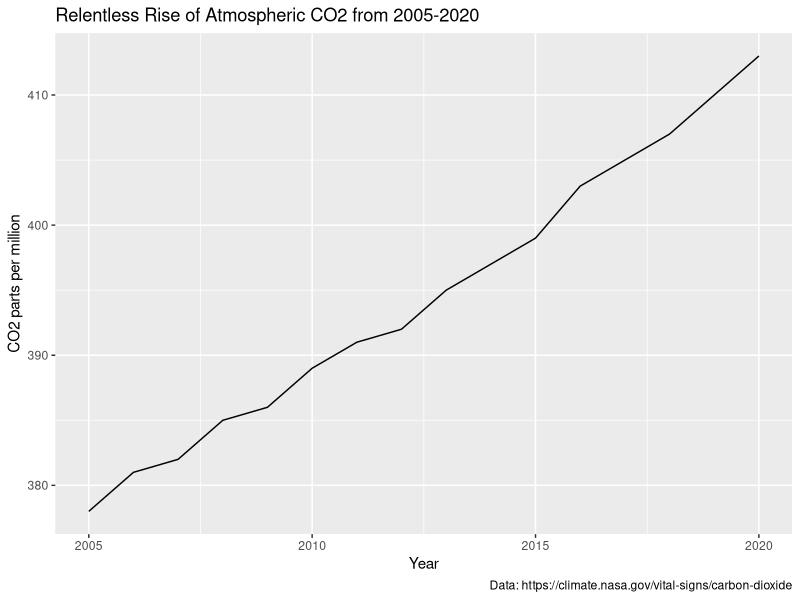
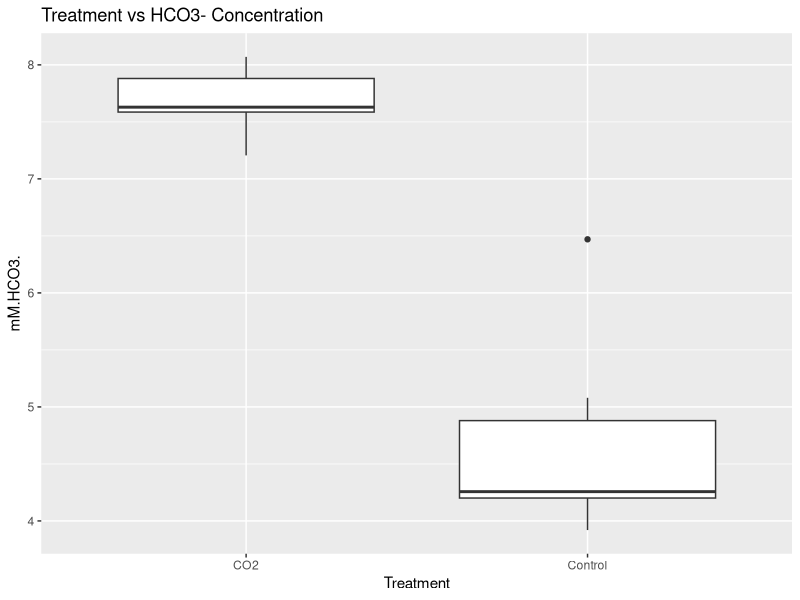
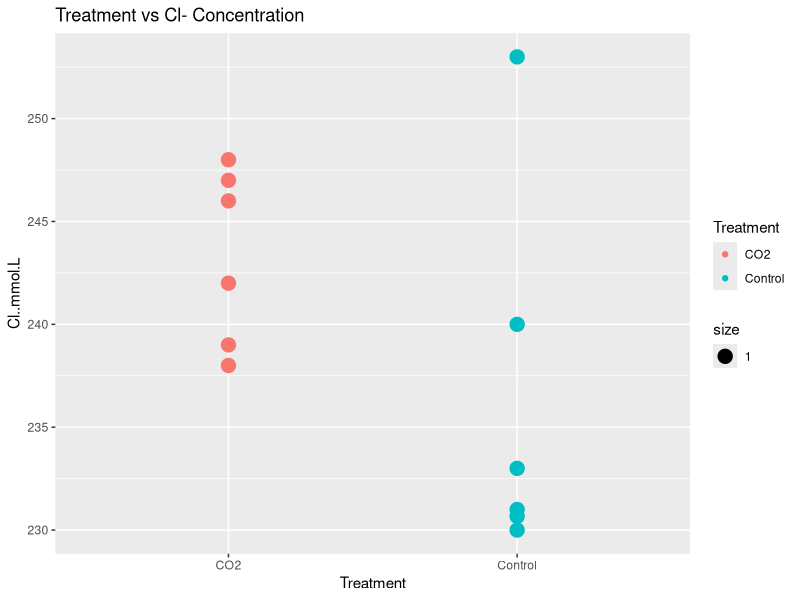
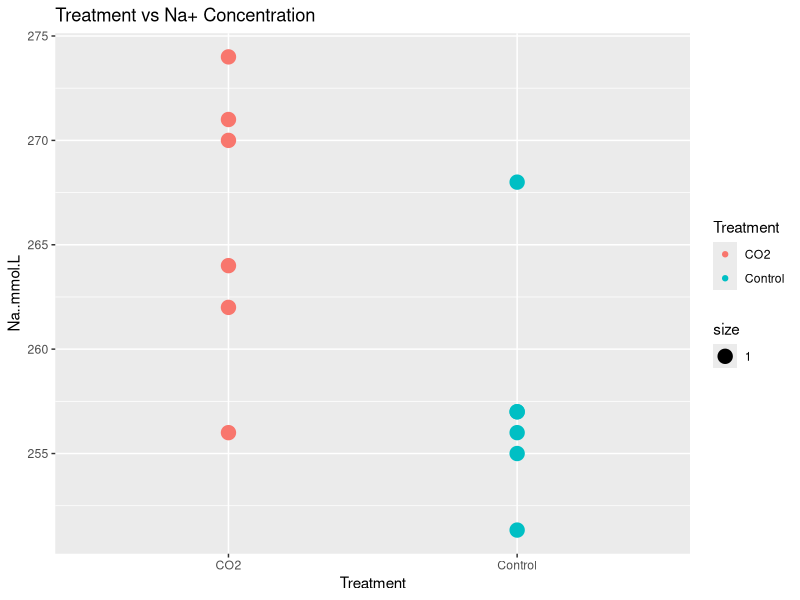
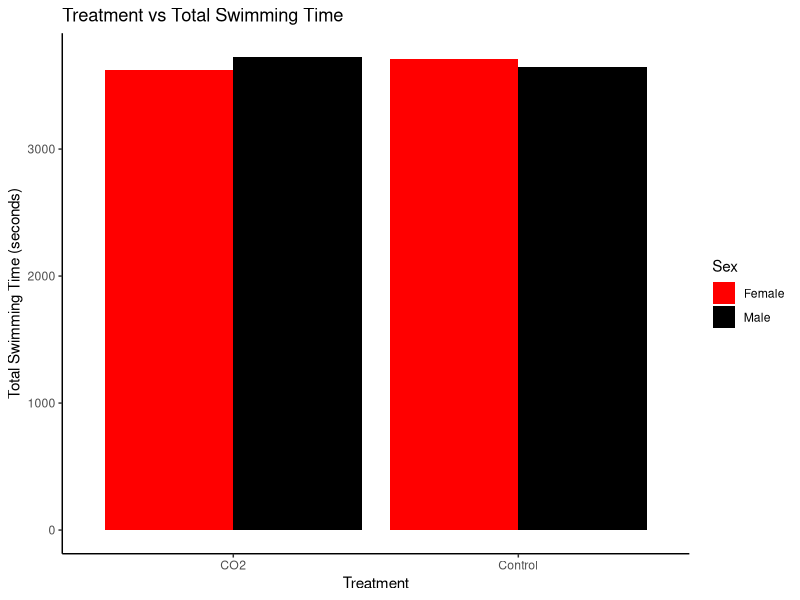

Here is the R script that generated these plots, in order: (Note: this script raises an error after producing the figures.)
#Ocean Acidification Consequences for Small Spotted CatSharks 

#Install the Appropriate Packages
library(tidyverse)
library(dplyr)

#Set the correct working directory 
setwd("/Users/ojaswiuprety/Desktop/EBIO4420/CompBioLabsAndHomework/Independent Project /")

#This graph was created to show how atmospheric CO2 levels have continued to rise since the beginning of the 21st century
#This graph was created using the data from NASA, Vital Signs of the Planet Measyred at Mauna Loa Observatory, Hawaii.
CO2.data <- read.csv(file="CO2 data .csv")
CO2Graph <- ggplot() + geom_line(aes(y=CO2, x=Year),
                              data=CO2.data)
CO2Graph + labs(title= "Relentless Rise of Atmospheric CO2 from 2005-2020", x= "Year", y= "CO2 parts per million", caption= "Data: https://climate.nasa.gov/vital-signs/carbon-dioxide")

#Import First Data Set Analysing Blood Chemistry of the Sharks
Blood.Chemistry.Data <- read.csv(file="Blood Chemistry Data .csv")
NewBloodChemistryData <- select(Blood.Chemistry.Data, 1, 6, 9, 11)

#This graph was created to show the elevated bicarbonate levels in CO2 exposed sharks 
HCO3Graph<- ggplot(data=NewBloodChemistryData, mapping= aes(x=Treatment, y= mM.HCO3.)) +
  geom_boxplot()
HCO3Graph + labs(title="Treatment vs HCO3- Concentration")

#This graph was created to show the elevated Cl- levels   
ClGraph <- ggplot(data=NewBloodChemistryData, mapping=aes(x=Treatment, y=Cl..mmol.L, color=Treatment, size=1)) +
  geom_point()
ClGraph + labs(title="Treatment vs Cl- Concentration")

#This graph was created to show the elevated Na+ levels 
NaGraph<- ggplot(NewBloodChemistryData, aes(x=Treatment, y= Na..mmol.L, fill=Treatment, color=Treatment, size=1)) +
  geom_point()
NaGraph + labs(title="Treatment vs Na+ Concentration ")

#Import Second Data Set Analysing Behavioral Data 
Swimming.Behaviour.Data <- read.csv(file="Swimming Behaviour Data .csv")

#Find the missing data and assign the modified data to a new variable 
Swimming.Behaviour.Data [! complete.cases(Swimming.Behaviour.Data),]
Swimming.Behaviour.Data[-c(134),]
New.Swimming.Behaviour.Data <- Swimming.Behaviour.Data[-c(134),]

#Check that there is a difference in rows 
nrow(Swimming.Behaviour.Data)
nrow(New.Swimming.Behaviour.Data)

#Compare males and females and their total swimming time  
SwimmingBehaviourData <- select(New.Swimming.Behaviour.Data, 1, 2, 6)

#To omit the Unsexed
SexSwimmingBehaviourData <-SwimmingBehaviourData[-c(135:150),] 

#Check that there is a difference in rows 
nrow(SwimmingBehaviourData)
nrow(SexSwimmingBehaviourData)

#This graph was created to show the difference in swimming times between male and female sharks 
SexPlot <- ggplot(data=SexSwimmingBehaviourData, aes(x=Treatment, y=Total.swimming.time, fill=Sex,)) +
  geom_bar(stat="identity", position=position_dodge()) 

SexPlot + labs(title="Treatment vs Total Swimming Time ", 
               x="Treatment", y = "Total Swimming Time (seconds)")+
  scale_fill_manual(values=c('red','black'))+
  theme_classic()

#Calculate the Averages 
MeanOfGenders <- NewGendersSwimmingBehaviourData %>% group_by(Treatment, Sex) %>% summarise(mean(Total.swimming.time))

#Import Third Data Set Analysing the lateralization data 
Lateralization.data <- read.csv(file="Lateralisation Data .csv")

#This graph was created to show the  
ggplot(data = Lateralization.data, mapping = aes(x = Treatment, y = Absolute.lateralization)) + 
  geom_boxplot() +
  ggtitle("Absolute lateralization")










